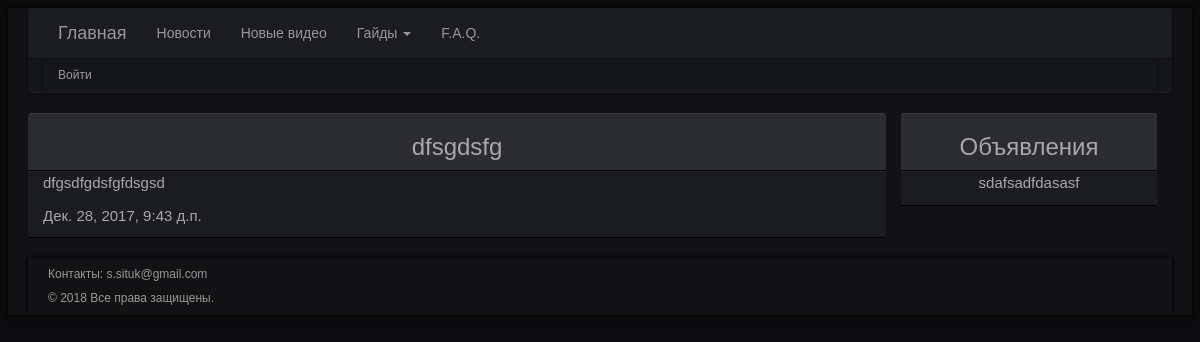
/main/get/2/, run on the app's committed database.
### minimum/models.py (models this page shows, shortened)
class News(models.Model):
	title = models.CharField(max_length = 64, blank = True, null = True, default = None)
	preview_news = models.TextField(max_length = 220, blank = True, null = True, default = None)
	news = RichTextField(blank = True, null = True, default = None)
	date = models.DateTimeField(auto_now_add = True, auto_now = False)

class Ads(models.Model):
	ads = RichTextField(blank = True, null = True, default = None)
	date = models.DateTimeField(auto_now_add = True, auto_now = False)

### minimum/views.py (the view)
# urls.py: url(r'^get/(?P<news_id>\d+)/$', views.get_news, name ='watched_news'),
def get_news(request, news_id = 1):
	args = {}
	args['get_news'] = News.objects.get(id = news_id)
	args['ads'] = Ads.objects.order_by('-date')[:1]
	args['username'] = auth.get_user(request).username
	return render_to_response('get_news.html', args)

### templates/get_news.html
{% extends 'in_main.html' %}
{% load staticfiles %}
{% block list_news %}
<div class="row" id="news-row">
	<div class="col-xs-12" id="news-head">
	  <h3>{{get_news.title}}</h3>
	</div>
	<div class="col-xs-12" id="news-colm">
		<p>{% autoescape off%}{{get_news.news}}{% endautoescape %}</p>
		<p>{{get_news.date}}</p>
	</div>
</div>
{% endblock %}
{% block ads %}
<div class="col-md-3" id="right-coll">
    <div class="col-md-12" id="result-head">
        <h3>Объявления</h3>
    </div>
    {% for this_ads in ads %}
	    <div class="col-md-12" id="user-result">
	    	{% autoescape off%}{{this_ads.ads}}{% endautoescape %}
		</div>
    {% endfor %}
</div>
{% endblock %}

### static/static_dev/style.css (style rules this page uses)
body { background-color: #000; background: #0B0B0D; color: #989899 !important; font-family: verdana, arial, sans-serif; font-size: 14px; line-height: 1.5; position: relative; margin: 0; display: block; margin: 8px; }
#news-head { background: #2b2c32; border-top: 1px solid #36373c; border-bottom: 1px solid #000; text-align: center; border-radius: 3px 3px 0 0; line-height: 37px; font-size: 20px; font-weight: normal; min-width: 50px; color: #a8a8aa; padding: 0 15px; }
#news-colm { background: #1b1c20; border-top: 1px solid #222429; border-bottom: 1px solid #000; text-align: justify; font-size: 15px; font-weight: normal; min-width: 50px; color: #a8a8aa; padding: 0 15px; }
#result-head { background: #2b2c32; border-top: 1px solid #36373c; border-bottom: 1px solid #000; text-align: center; border-radius: 3px 3px 0 0; line-height: 37px; font-size: 20px; font-weight: normal; min-width: 50px; color: #a8a8aa; padding: 15 0px; }
#user-result { background: #1b1c20; border-top: 1px solid #222429; border-bottom: 1px solid #000; text-align: center; font-size: 15px; font-weight: normal; min-width: 50px; color: #a8a8aa; padding: 15 0px; }

### data on the page
News: title "dfsgdsfg", news "dfgsdfgdsfgfdsgsd", date "Дек. 28, 2017, 9:43 д.п."
Ads: ads "sdafsadfdasasf"
